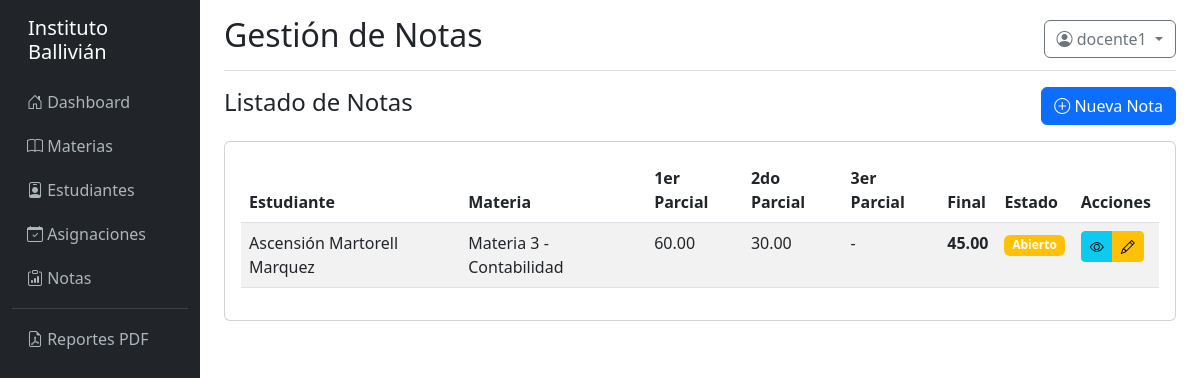
The app's page /notas/ (signed in) with its own data.
### models/__init__.py (models this page shows, shortened)
class Usuario(UserMixin, db.Model):
    __tablename__ = 'usuario'
    id = db.Column(db.Integer, primary_key=True)
    username = db.Column(db.String(100), unique=True, nullable=False)
    email = db.Column(db.String(150))
    password_hash = db.Column(db.String(255), nullable=False)
    persona_id = db.Column(db.Integer, db.ForeignKey('persona.id'))
    estudiante_id = db.Column(db.Integer, db.ForeignKey('estudiante.id'))
    docente_id = db.Column(db.Integer, db.ForeignKey('docente.id'))
    activo = db.Column(db.Boolean, default=True)
    ultimo_login = db.Column(db.DateTime)
    created_at = db.Column(db.DateTime, default=datetime.utcnow)
    updated_at = db.Column(db.DateTime, onupdate=datetime.utcnow)
    roles = db.relationship('Rol', secondary=usuario_rol, backref='usuarios')
    def tiene_permiso(self, nombre_permiso):
        for rol in self.roles:
            for permiso in rol.permisos:
                if permiso.nombre == nombre_permiso:
                    return True
        return False

class Nota(db.Model):
    __tablename__ = 'nota'
    id = db.Column(db.Integer, primary_key=True)
    inscripcion_id = db.Column(db.Integer, db.ForeignKey('inscripcion.id'), nullable=False)
    asignacion_id = db.Column(db.Integer, db.ForeignKey('asignacion.id'), nullable=False)
    primer_parcial = db.Column(db.Numeric(5, 2))
    segundo_parcial = db.Column(db.Numeric(5, 2))
    tercer_parcial = db.Column(db.Numeric(5, 2))
    nota_final = db.Column(db.Numeric(5, 2))
    promedio = db.Column(db.Numeric(5, 2))
    observaciones = db.Column(db.Text)
    estado = db.Column(db.Enum('Abierto', 'Cerrado', 'Revisado'), default='Abierto')
    fecha_registro = db.Column(db.DateTime, default=datetime.utcnow)
    ultimo_update = db.Column(db.DateTime, onupdate=datetime.utcnow)

class Persona(db.Model):
    __tablename__ = 'persona'
    id = db.Column(db.Integer, primary_key=True)
    tipo_documento = db.Column(db.Enum('CI', 'Pasaporte', 'Otro'), default='CI')
    nro_documento = db.Column(db.String(50), nullable=False)
    nombre = db.Column(db.String(150), nullable=False)
    apellido_paterno = db.Column(db.String(100), nullable=False)
    apellido_materno = db.Column(db.String(100))
    fecha_nacimiento = db.Column(db.Date)
    sexo = db.Column(db.Enum('M', 'F', 'O'))
    lugar_nacimiento = db.Column(db.String(255))
    direccion = db.Column(db.Text)
    telefono = db.Column(db.String(50))
    email = db.Column(db.String(150))
    foto_path = db.Column(db.String(500))
    created_at = db.Column(db.DateTime, default=datetime.utcnow)
    updated_at = db.Column(db.DateTime, onupdate=datetime.utcnow)
    __table_args__ = (
        db.UniqueConstraint('tipo_documento', 'nro_documento', name='_tipo_nro_uc'),
    )
    estudiante = db.relationship('Estudiante', backref='persona', uselist=False, cascade='all, delete-orphan')
    docente = db.relationship('Docente', backref='persona', uselist=False, cascade='all, delete-orphan')
    usuario = db.relationship('Usuario', backref='persona', uselist=False)
    @property
    def nombre_completo(self):
        return f"{self.nombre} {self.apellido_paterno} {self.apellido_materno or ''}".strip()

class Materia(db.Model):
    __tablename__ = 'materia'
    id = db.Column(db.Integer, primary_key=True)
    codigo = db.Column(db.String(50), unique=True, nullable=False)
    nombre = db.Column(db.String(255), nullable=False)
    descripcion = db.Column(db.Text)
    carga_horaria = db.Column(db.Integer, default=0)
    horas_teoricas = db.Column(db.Integer, default=0)
    horas_practicas = db.Column(db.Integer, default=0)
    creditos = db.Column(db.Integer, default=0)
    semestre = db.Column(db.Integer)
    prerequisito_id = db.Column(db.Integer, db.ForeignKey('materia.id'))
    carrera_id = db.Column(db.Integer, db.ForeignKey('carrera.id'))
    requerido_para_semestre = db.Column(db.Boolean, default=False)
    activo = db.Column(db.Boolean, default=True)
    created_at = db.Column(db.DateTime, default=datetime.utcnow)
    updated_at = db.Column(db.DateTime, onupdate=datetime.utcnow)
    asignaciones = db.relationship('Asignacion', backref='materia', lazy=True, cascade='all, delete-orphan')

### controllers/nota_controller.py (the view)
@nota_bp.route('/')
@login_required
def index():
    page = request.args.get('page', 1, type=int)
    notas = Nota.query.order_by(Nota.fecha_registro.desc()).paginate(page=page, per_page=10, error_out=False)
    return render_template('nota/index.html', notas=notas)

### templates/nota/index.html (shortened to what this page needs)
{% extends "base.html" %}
{% block page_title %}Gestión de Notas{% endblock %}
{% block content %}
<div class="d-flex justify-content-between align-items-center mb-3">
    <h4>Listado de Notas</h4>{% if current_user.tiene_permiso('crear_nota') %}<a href="{{ url_for('nota.crear') }}"
        class="btn btn-primary"><i class="bi bi-plus-circle"></i> Nueva Nota</a>{% endif %}
</div>
<div class="card">
    <div class="card-body">
        <div class="table-responsive">
            <table class="table table-striped table-hover">
                <thead>
                    <tr>
                        <th>Estudiante</th>
                        <th>Materia</th>
                        <th>1er Parcial</th>
                        <th>2do Parcial</th>
                        <th>3er Parcial</th>
                        <th>Final</th>
                        <th>Estado</th>
                        <th>Acciones</th>
                    </tr>
                </thead>
                <tbody>{% for nota in notas.items %}<tr>
                        <td>{{ nota.inscripcion.estudiante.persona.nombre_completo }}</td>
                        <td>{{ nota.asignacion.materia.nombre }}</td>
                        <td>{{ nota.primer_parcial if nota.primer_parcial else '-' }}</td>
                        <td>{{ nota.segundo_parcial if nota.segundo_parcial else '-' }}</td>
                        <td>{{ nota.tercer_parcial if nota.tercer_parcial else '-' }}</td>
                        <td>{% if nota.nota_final %}<strong>{{ nota.nota_final }}</strong>{% else %}-{% endif %}</td>
                        <td><span
                                class="badge bg-{% if nota.estado == 'Cerrado' %}success{% elif nota.estado == 'Revisado' %}info{% else %}warning{% endif %}">{{
                                nota.estado }}</span></td>
                        <td>
                            <div class="btn-group btn-group-sm"><a href="{{ url_for('nota.detalle', id=nota.id) }}"
                                    class="btn btn-info"><i class="bi bi-eye"></i></a>{% if
                                current_user.tiene_permiso('editar_nota') %}<a
                                    href="{{ url_for('nota.editar', id=nota.id) }}" class="btn btn-warning"><i
                                        class="bi bi-pencil"></i></a>{% endif %}</div>
                        </td>
                    </tr>{% else %}<tr>
                        <td colspan="8" class="text-center">No hay notas registradas</td>
                    </tr>{% endfor %}</tbody>
            </table>
        </div>
    </div>
</div>
{% endblock %}

### templates/base.html (shortened to what this page needs)
<!DOCTYPE html>
<html lang="es">
<head>
    <link href="https://cdn.jsdelivr.net/npm/bootstrap@5.3.0/dist/css/bootstrap.min.css" rel="stylesheet">
    <link rel="stylesheet" href="https://cdn.jsdelivr.net/npm/bootstrap-icons@1.11.0/font/bootstrap-icons.css">
</head>
<body>
    <div class="container-fluid">
        <div class="row">
            {% if current_user.is_authenticated %}
            <nav class="col-md-2 col-lg-2 d-md-block sidebar">
                <div class="position-sticky pt-3">
                    <h5 class="text-white px-3 mb-3">Instituto Ballivián</h5>
                    <ul class="nav flex-column">
                        <li class="nav-item">
                            <a class="nav-link" href="{{ url_for('main.dashboard') }}">
                                <i class="bi bi-house-door"></i> Dashboard
                            </a>
                        </li>
                        {% if current_user.tiene_permiso('ver_materias') %}
                        <li class="nav-item">
                            <a class="nav-link" href="{{ url_for('materia.index') }}">
                                <i class="bi bi-book"></i> Materias
                            </a>
                        </li>
                        {% endif %}
                        {% if current_user.tiene_permiso('ver_estudiantes') %}
                        <li class="nav-item">
                            <a class="nav-link" href="{{ url_for('estudiante.index') }}">
                                <i class="bi bi-person-badge"></i> Estudiantes
                            </a>
                        </li>
                        {% endif %}
                        {% if current_user.tiene_permiso('ver_asignaciones') %}
                        <li class="nav-item">
                            <a class="nav-link" href="{{ url_for('asignacion.index') }}">
                                <i class="bi bi-calendar-check"></i> Asignaciones
                            </a>
                        </li>
                        {% endif %}
                        {% if current_user.tiene_permiso('ver_notas') %}
                        <li class="nav-item">
                            <a class="nav-link" href="{{ url_for('nota.index') }}">
                                <i class="bi bi-clipboard-data"></i> Notas
                            </a>
                        </li>
                        {% endif %}
                        <hr class="text-white-50 my-2">
                        <li class="nav-item">
                            <a class="nav-link" href="{{ url_for('reporte.index') }}">
                                <i class="bi bi-file-earmark-pdf"></i> Reportes PDF
                            </a>
                        </li>
                    </ul>
                </div>
            </nav>
            {% endif %}
            <main class="col-md-10 ms-sm-auto col-lg-10 px-md-4">
                {% if current_user.is_authenticated %}
                <div class="d-flex justify-content-between flex-wrap flex-md-nowrap align-items-center pt-3 pb-2 mb-3 border-bottom">
                    <h1 class="h2">{% block page_title %}Dashboard{% endblock %}</h1>
                    <div class="btn-toolbar mb-2 mb-md-0">
                        <div class="dropdown">
                            <button class="btn btn-outline-secondary dropdown-toggle" type="button" id="userDropdown" data-bs-toggle="dropdown">
                                <i class="bi bi-person-circle"></i> {{ current_user.username }}
                            </button>
                        </div>
                    </div>
                </div>
                {% endif %}
                {% block content %}{% endblock %}
            </main>
        </div>
    </div>
</body>
</html>

### templates/base.html (style rules this page uses)
.sidebar { min-height: 100vh; background-color: #212529; }
.sidebar a { color: #adb5bd; text-decoration: none; padding: 10px 15px; display: block; }

### records on screen
Usuario: username "docente1"
Nota: inscripcion.estudiante.persona.nombre_completo "Ascensión Martorell Marquez", asignacion.materia.nombre "Materia 3 - Contabilidad", primer_parcial "60.00", segundo_parcial "30.00", tercer_parcial "-", nota_final "45.00", estado "Abierto"
